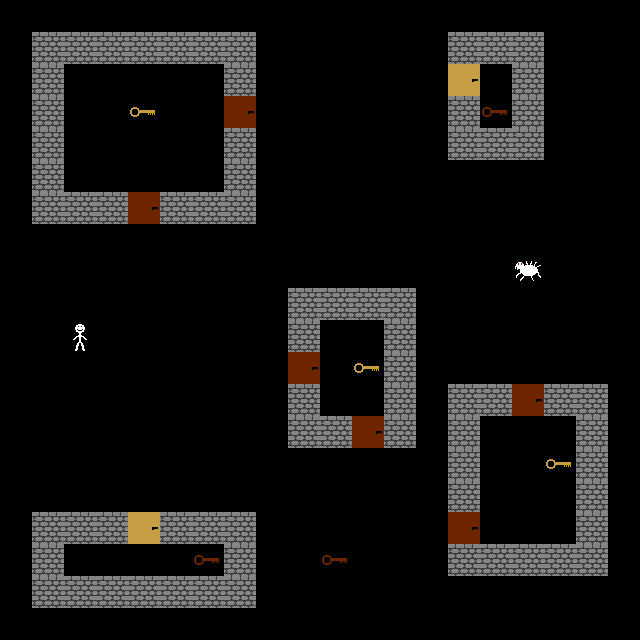

This is a level from a 2D game, rendered from its Tiled map with the project's own tilesets. A one-line summary and the complete map file follow:
An orthogonal 20x20 tile map with 32x32 px tiles, 1 tile layer (Base).

<map version="1.10" tiledversion="1.11.2" orientation="orthogonal" renderorder="right-down" width="20" height="20" tilewidth="32" tileheight="32" infinite="0" nextlayerid="3" nextobjectid="1">
 <editorsettings>
  <export target="../HorrorFX/CommonGUIElements/src/main/resources/maps/map.csv" format="csv" />
 </editorsettings>
 <tileset firstgid="1" source="tileset.tsx" />
 <layer id="1" name="Base" width="20" height="20">
  <data encoding="csv">
1,1,1,1,1,1,1,1,1,1,1,1,1,1,1,1,1,1,1,1,
1,2,2,2,2,2,2,2,1,1,1,1,1,1,2,2,2,1,1,1,
1,2,1,1,1,1,1,2,1,9,1,1,1,1,4,1,2,1,9,1,
1,2,1,1,8,1,1,3,1,1,1,1,9,1,2,7,2,1,1,1,
1,2,1,1,1,1,1,2,1,1,1,1,1,1,2,2,2,1,1,1,
1,2,1,1,1,1,1,2,1,1,1,1,1,1,1,1,1,1,1,1,
1,2,2,2,3,2,2,2,1,1,9,1,1,1,1,9,1,1,1,1,
1,1,1,1,1,1,1,1,1,1,1,1,1,1,1,1,1,1,1,1,
1,1,9,1,1,1,1,1,1,1,1,1,1,1,1,1,6,1,1,1,
1,1,1,1,1,1,1,9,1,2,2,2,2,1,1,1,1,1,1,1,
1,1,5,10,1,1,1,1,1,2,1,11,2,1,1,1,1,1,9,1,
1,1,1,1,1,1,1,1,1,3,1,8,2,1,1,1,1,1,1,1,
1,9,1,1,1,1,1,1,1,2,1,1,2,1,2,2,3,2,2,1,
1,1,1,1,1,9,1,1,1,2,2,3,2,1,2,1,1,1,2,1,
1,1,1,1,1,1,1,1,1,1,1,1,1,1,2,1,1,8,2,1,
1,1,1,1,1,1,1,1,1,1,1,9,1,1,2,1,9,1,2,1,
1,2,2,2,4,2,2,2,1,1,1,1,1,1,3,1,1,1,2,1,
1,2,12,1,1,1,7,2,1,1,7,1,1,1,2,2,2,2,2,1,
1,2,2,2,2,2,2,2,1,1,1,1,9,1,1,1,1,1,1,1,
1,1,1,1,1,1,1,1,1,1,1,1,1,1,1,1,1,1,1,1
</data>
 </layer>
</map>